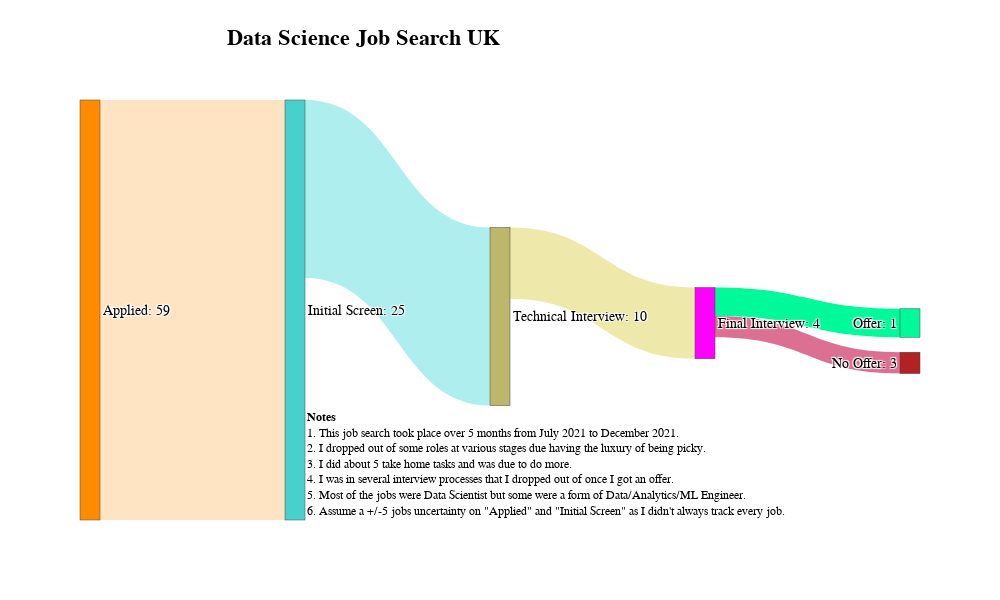

Source (notebook cell):
### Code cell
stages = [f"Applied: {n_apps}", f"Initial Screen: {n_screens}",
          "Take Home Task", f"Technical Interview: {n_tech}",
          f"Final Interview: {n_final}", f"Offer: {n_offer}",
          f"No Offer: {n_no_offer}"]
fig = go.Figure(data=[go.Sankey(
    arrangement = "snap",
    node = dict(
      label = stages,
      pad=15,
    color=["darkorange", "mediumturquoise", "red", "darkkhaki", "fuchsia", "mediumspringgreen", "firebrick"]),
    link = dict(
      source = [0,1,3,4,4], # indices correspond to labels, eg A1, A2, A1, B1, ...
      target = [1,3,4,5,6],
      value = [n_apps, n_screens, n_tech, n_final, n_no_offer],
        color = ["bisque", "paleturquoise", "palegoldenrod", "mediumspringgreen", "palevioletred"]
  ))])

fig.update_layout(
    width=1000,
    height=600,
    font=dict(size=14, family='Arial, sans-serif', color='black'),
    title=dict(
        text="<b>Data Science Job Search UK</b>",
        font=dict(size=22),
        xanchor="right",
        yanchor="top",
        x=0.5,
        y=0.95,
    ),
)
fig.add_annotation(
    x=0.25,
    y=0,
    text="""
    <b>Notes</b><br>
    1. This job search took place over 5 months from July 2021 to December 2021.<br>
    2. I dropped out of some roles at various stages due having the luxury of being picky.<br>
    3. I did about 5 take home tasks and was due to do more.<br>
    4. I was in several interview processes that I dropped out of once I got an offer.<br>
    5. Most of the jobs were Data Scientist but some were a form of Data/Analytics/ML Engineer.<br>
    6. Assume a +/-5 jobs uncertainty on "Applied" and "Initial Screen" as I didn't always track every job.
    """,
    showarrow=False,
    align='left',
    font=dict(size=12)
)
fig.show()

### Figure 1 — Plotly figure (JSON) as saved in the notebook; plotly's stock layout.template omitted (floating-point values rounded to 4 significant figures)
{"data": [{"arrangement": "snap", "link": {"color": ["bisque", "paleturquoise", "palegoldenrod", "mediumspringgreen", "palevioletred"], "source": [0, 1, 3, 4, 4], "target": [1, 3, 4, 5, 6], "value": [59, 25, 10, 4, 3]}, "node": {"color": ["darkorange", "mediumturquoise", "red", "darkkhaki", "fuchsia", "mediumspringgreen", "firebrick"], "label": ["Applied: 59", "Initial Screen: 25", "Take Home Task", "Technical Interview: 10", "Final Interview: 4", "Offer: 1", "No Offer: 3"], "pad": 15}, "type": "sankey"}], "layout": {"annotations": [{"align": "left", "font": {"size": 12}, "showarrow": false, "text": "\n    <b>Notes</b><br>\n    1. This job search took place over 5 months from July 2021 to December 2021.<br>\n    2. I dropped out of some roles at various stages due having the luxury of being picky.<br>\n    3. I did about 5 take home tasks and was due to do more.<br>\n    4. I was in several interview processes that I dropped out of once I got an offer.<br>\n    5. Most of the jobs were Data Scientist but some were a form of Data/Analytics/ML Engineer.<br>\n    6. Assume a +/-5 jobs uncertainty on \"Applied\" and \"Initial Screen\" as I didn't always track every job.\n    ", "x": 0.25, "y": 0}], "font": {"color": "black", "family": "Arial, sans-serif", "size": 14}, "height": 600, "title": {"font": {"size": 22}, "text": "<b>Data Science Job Search UK</b>", "x": 0.5, "xanchor": "right", "y": 0.95, "yanchor": "top"}, "width": 1000}}
